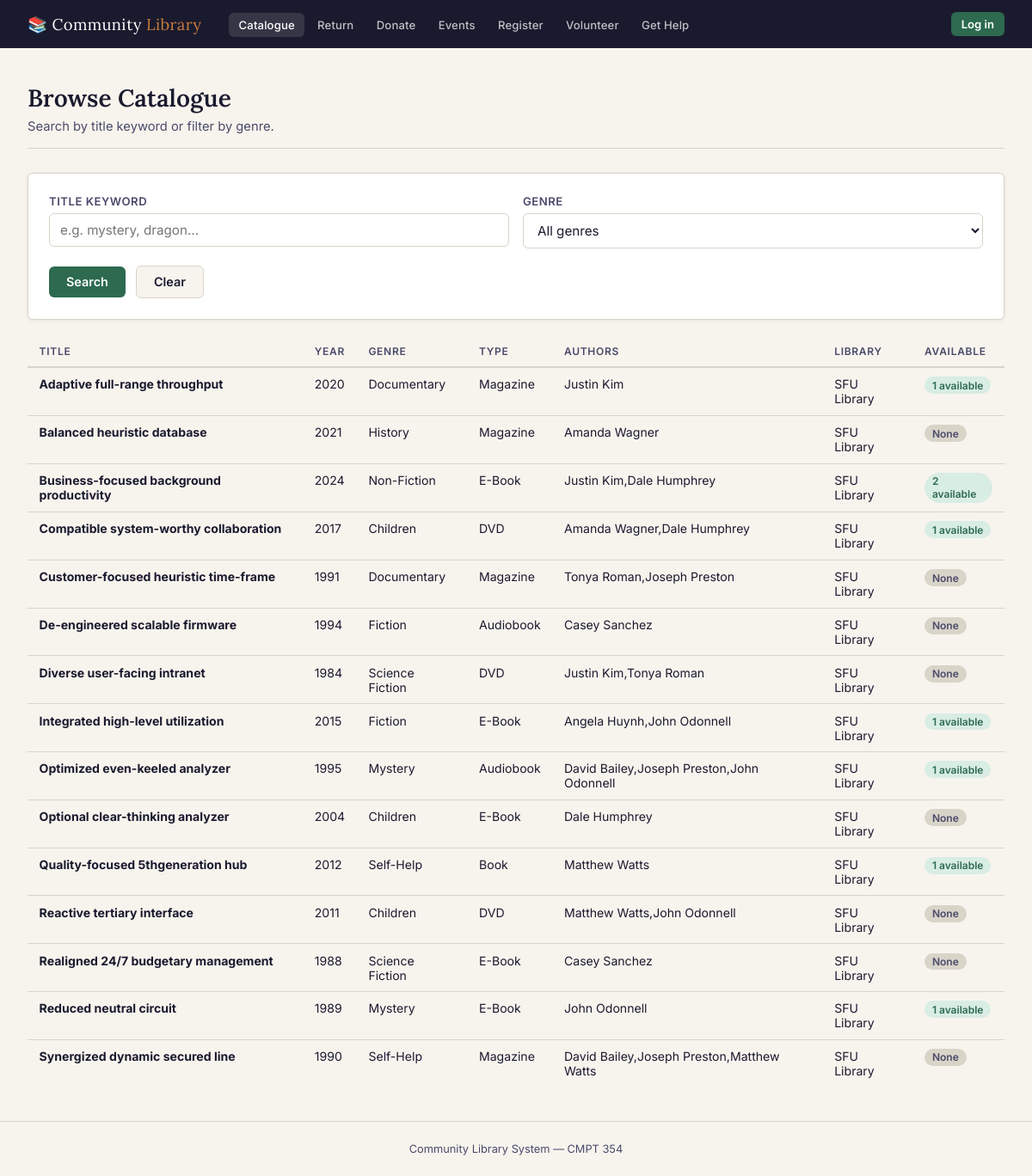
/items, run on the app's committed database.
### tables this page shows
CREATE TABLE Item (
    item_id               INTEGER PRIMARY KEY AUTOINCREMENT,
    title                 TEXT    NOT NULL,
    publication_year      INTEGER CHECK (publication_year BETWEEN 1000 AND 9999),
    genre                 TEXT,
    library_id            INTEGER NOT NULL REFERENCES Library(library_id),
    type_id               INTEGER NOT NULL REFERENCES Type(type_id),
    acquisition_status_id INTEGER NOT NULL REFERENCES Acquisition_Status(acquisition_status_id)
);

### library_webapp/app.py (the view)
@app.route("/items")
def items():
    keyword = request.args.get("keyword", "").strip()
    genre   = request.args.get("genre",   "").strip()
    sql = """
        SELECT i.item_id,
               i.title,
               i.publication_year AS year,
               i.genre,
               t.type_name        AS type,
               l.name             AS library,
               GROUP_CONCAT(DISTINCT au.first_name || ' ' || au.last_name) AS authors,
               COUNT(DISTINCT CASE WHEN cs.status_name = 'Available' THEN ic.item_copy_id END) AS copies_available
        FROM   Item i
        JOIN   Type              t  ON t.type_id               = i.type_id
        JOIN   Library           l  ON l.library_id            = i.library_id
        LEFT JOIN Written_By     wb ON wb.item_id              = i.item_id
        LEFT JOIN Author         au ON au.author_id            = wb.author_id
        LEFT JOIN Item_Copy      ic ON ic.item_id              = i.item_id
        LEFT JOIN Copy_Status    cs ON cs.copy_status_id       = ic.copy_status_id
        WHERE  1=1
    """
    params = []
    if keyword:
        sql += " AND i.title LIKE ?"
        params.append(f"%{keyword}%")
    if genre:
        sql += " AND i.genre LIKE ?"
        params.append(f"%{genre}%")
    sql += " GROUP BY i.item_id ORDER BY i.title"
    results = query(sql, params)
    genres  = [r[0] for r in query("SELECT DISTINCT genre FROM Item WHERE genre IS NOT NULL ORDER BY genre")]
    return render_template("items.html", results=results, genres=genres,
                           keyword=keyword, selected_genre=genre)

### library_webapp/app.py (called while the page is built, shortened)
def get_db():
    if "db" not in g:
        g.db = sqlite3.connect(DB_PATH)
        g.db.row_factory = sqlite3.Row
        g.db.execute("PRAGMA foreign_keys = ON;")
    return g.db

def query(sql, params=()):
    return get_db().execute(sql, params).fetchall()

@app.context_processor
def inject_globals():
    try:
        libraries = query("SELECT library_id, name FROM Library ORDER BY name")
        types     = query("SELECT type_id, type_name FROM Type ORDER BY type_name")
    except Exception:
        libraries, types = [], []
    current_member = None
    return dict(libraries=libraries, item_types=types, today=date.today().isoformat(),
                current_member=current_member)

### library_webapp/templates/items.html (shortened to what this page needs)
{% extends "base.html" %}
{% block content %}
<div class="page-header">
  <h1>Browse Catalogue</h1>
  <p>Search by title keyword or filter by genre.{% if current_member %} Click Borrow to check out an available copy.{% endif %}</p>
</div>
<div class="card">
  <form method="get">
    <div class="form-grid">
      <div class="form-group">
        <label for="keyword">Title keyword</label>
        <input type="text" id="keyword" name="keyword" value="{{ keyword }}" placeholder="e.g. mystery, dragon…">
      </div>
      <div class="form-group">
        <label for="genre">Genre</label>
        <select id="genre" name="genre">
          <option value="">All genres</option>
        </select>
      </div>
    </div>
    <div class="form-actions">
      <button type="submit" class="btn btn-primary">Search</button>
      <a href="{{ url_for('items') }}" class="btn btn-secondary">Clear</a>
    </div>
  </form>
</div>
{% if results %}
<div class="table-wrap">
  <table>
    <thead>
      <tr>
        <th>Title</th>
        <th>Year</th>
        <th>Genre</th>
        <th>Type</th>
        <th>Authors</th>
        <th>Library</th>
        <th>Available</th>
      </tr>
    </thead>
    <tbody>
      {% for r in results %}
      <tr>
        <td><strong>{{ r['title'] }}</strong></td>
        <td>{{ r['year'] or '—' }}</td>
        <td>{{ r['genre'] or '—' }}</td>
        <td>{{ r['type'] }}</td>
        <td>{{ r['authors'] or '—' }}</td>
        <td>{{ r['library'] }}</td>
        <td>
          {% if r['copies_available'] and r['copies_available'] > 0 %}
            <span class="badge badge-green">{{ r['copies_available'] }} available</span>
          {% else %}
            <span class="badge badge-grey">None</span>
          {% endif %}
        </td>
      </tr>
      {% endfor %}
    </tbody>
  </table>
</div>
{% elif request.args %}
<div class="empty-state">
  <p>No items matched your search. Try a different keyword or genre.</p>
</div>
{% endif %}
{% endblock %}

### library_webapp/templates/base.html (style rules this page uses)
*, *::before, *::after { box-sizing: border-box; margin: 0; padding: 0; }
:root { --ink: #1a1a2e; --ink-soft: #4a4a6a; --rule: #d8d4c8; --parchment: #f7f4ee; --page: #ffffff; --accent: #2d6a4f; --accent-lt: #d8ede3; --warm: #c77c3a; --warn-bg: #fef3e2; --error-bg: #fdecea; --error: #b33a2e; --radius: 6px; --shadow: 0 1px 4px rgba(26,26,46,.08); }
body { font-family: 'Inter', sans-serif; background: var(--parchment); color: var(--ink); min-height: 100vh; display: flex; flex-direction: column; }
.page-header { margin-bottom: 1.75rem; padding-bottom: 1rem; border-bottom: 1px solid var(--rule); }
.page-header h1 { font-family: 'Lora', serif; font-size: 1.75rem; font-weight: 600; color: var(--ink); }
.page-header p { margin-top: .35rem; color: var(--ink-soft); font-size: .92rem; }
.card { background: var(--page); border: 1px solid var(--rule); border-radius: var(--radius); padding: 1.5rem; box-shadow: var(--shadow); }
.form-grid { display: grid; grid-template-columns: 1fr 1fr; gap: 1rem; }
.form-group { display: flex; flex-direction: column; gap: .4rem; }
label { font-size: .82rem; font-weight: 600; color: var(--ink-soft); letter-spacing: .04em; text-transform: uppercase; }
input[type=text], input[type=number], select, textarea { border: 1px solid var(--rule); border-radius: var(--radius); padding: .55rem .75rem; font-size: .95rem; font-family: inherit; color: var(--ink); background: var(--page); transition: border-color .15s; width: 100%; }
.btn { display: inline-flex; align-items: center; gap: .45rem; padding: .6rem 1.25rem; border-radius: var(--radius); font-size: .9rem; font-weight: 600; cursor: pointer; border: none; text-decoration: none; transition: filter .15s, transform .1s; font-family: inherit; }
.btn-primary { background: var(--accent); color: #fff; }
.btn-secondary { background: var(--parchment); color: var(--ink); border: 1px solid var(--rule); }
.form-actions { margin-top: 1.25rem; display: flex; gap: .75rem; align-items: center; }
.table-wrap { overflow-x: auto; margin-top: 1.25rem; }
table { width: 100%; border-collapse: collapse; font-size: .88rem; }
thead th { text-align: left; padding: .6rem .85rem; font-size: .75rem; font-weight: 600; letter-spacing: .06em; text-transform: uppercase; color: var(--ink-soft); border-bottom: 2px solid var(--rule); background: var(--parchment); }
tbody tr { border-bottom: 1px solid var(--rule); }
tbody tr:last-child { border-bottom: none; }
tbody td { padding: .65rem .85rem; vertical-align: top; }
.badge { display: inline-block; padding: .15rem .55rem; border-radius: 20px; font-size: .75rem; font-weight: 600; }
.badge-green { background: var(--accent-lt); color: var(--accent); }
.badge-grey { background: var(--rule); color: var(--ink-soft); }

### data on the page
Item: title "Adaptive full-range throughput", publication_year "2020", genre "Documentary", type "Magazine", r "Justin Kim", library "SFU Library", copies_available "1"
Item: title "Balanced heuristic database", publication_year "2021", genre "History", type "Magazine", r "Amanda Wagner", library "SFU Library", shows "None"
Item: title "Business-focused background productivity", publication_year "2024", genre "Non-Fiction", type "E-Book", r "Justin Kim,Dale Humphrey", library "SFU Library", copies_available "2"
Item: title "Compatible system-worthy collaboration", publication_year "2017", genre "Children", type "DVD", r "Amanda Wagner,Dale Humphrey", library "SFU Library", copies_available "1"
Item: title "Customer-focused heuristic time-frame", publication_year "1991", genre "Documentary", type "Magazine", r "Tonya Roman,Joseph Preston", library "SFU Library", shows "None"
Item: title "De-engineered scalable firmware", publication_year "1994", genre "Fiction", type "Audiobook", r "Casey Sanchez", library "SFU Library", shows "None"
Item: title "Diverse user-facing intranet", publication_year "1984", genre "Science Fiction", type "DVD", r "Justin Kim,Tonya Roman", library "SFU Library", shows "None"
Item: title "Integrated high-level utilization", publication_year "2015", genre "Fiction", type "E-Book", r "Angela Huynh,John Odonnell", library "SFU Library", copies_available "1"
Item: title "Optimized even-keeled analyzer", publication_year "1995", genre "Mystery", type "Audiobook", r "David Bailey,Joseph Preston,John Odonnell", library "SFU Library", copies_available "1"
Item: title "Optional clear-thinking analyzer", publication_year "2004", genre "Children", type "E-Book", r "Dale Humphrey", library "SFU Library", shows "None"
Item: title "Quality-focused 5thgeneration hub", publication_year "2012", genre "Self-Help", type "Book", r "Matthew Watts", library "SFU Library", copies_available "1"
Item: title "Reactive tertiary interface", publication_year "2011", genre "Children", type "DVD", r "Matthew Watts,John Odonnell", library "SFU Library", shows "None"
Item: title "Realigned 24/7 budgetary management", publication_year "1988", genre "Science Fiction", type "E-Book", r "Casey Sanchez", library "SFU Library", shows "None"
Item: title "Reduced neutral circuit", publication_year "1989", genre "Mystery", type "E-Book", r "John Odonnell", library "SFU Library", copies_available "1"
Item: title "Synergized dynamic secured line", publication_year "1990", genre "Self-Help", type "Magazine", r "David Bailey,Joseph Preston,Matthew Watts", library "SFU Library", shows "None"
